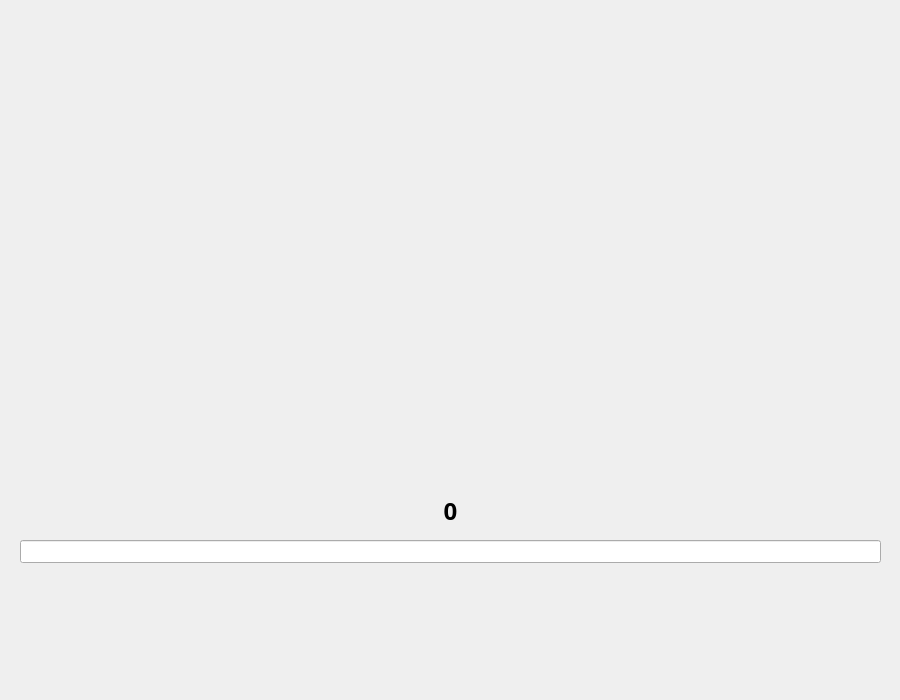
<?xml version="1.0" encoding="UTF-8"?>
<ui version="4.0">
 <class>SplashScreen</class>
 <widget class="QMainWindow" name="SplashScreen">
  <property name="geometry">
   <rect>
    <x>0</x>
    <y>0</y>
    <width>900</width>
    <height>700</height>
   </rect>
  </property>
  <property name="minimumSize">
   <size>
    <width>900</width>
    <height>700</height>
   </size>
  </property>
  <property name="maximumSize">
   <size>
    <width>900</width>
    <height>700</height>
   </size>
  </property>
  <property name="windowTitle">
   <string>LibTech</string>
  </property>
  <property name="windowIcon">
   <iconset resource="Pictures.qrc">
    <normaloff>:/new/prefix1/pics/LibTechLogo.png</normaloff>:/new/prefix1/pics/LibTechLogo.png</iconset>
  </property>
  <widget class="QWidget" name="centralwidget">
   <widget class="QLabel" name="Background">
    <property name="geometry">
     <rect>
      <x>0</x>
      <y>0</y>
      <width>900</width>
      <height>700</height>
     </rect>
    </property>
    <property name="minimumSize">
     <size>
      <width>900</width>
      <height>700</height>
     </size>
    </property>
    <property name="maximumSize">
     <size>
      <width>900</width>
      <height>700</height>
     </size>
    </property>
    <property name="text">
     <string/>
    </property>
    <property name="pixmap">
     <pixmap resource="Pictures.qrc">:/new/prefix1/pics/SplashScreen.png</pixmap>
    </property>
    <property name="scaledContents">
     <bool>true</bool>
    </property>
   </widget>
   <widget class="QProgressBar" name="progressBar">
    <property name="geometry">
     <rect>
      <x>20</x>
      <y>540</y>
      <width>861</width>
      <height>23</height>
     </rect>
    </property>
    <property name="styleSheet">
     <string notr="true">QProgressBar::chunk 
{
    background-color:rgb(225,0,0);


}</string>
    </property>
    <property name="maximum">
     <number>100</number>
    </property>
    <property name="value">
     <number>0</number>
    </property>
    <property name="textVisible">
     <bool>false</bool>
    </property>
   </widget>
   <widget class="QLabel" name="label_value">
    <property name="geometry">
     <rect>
      <x>430</x>
      <y>490</y>
      <width>41</width>
      <height>41</height>
     </rect>
    </property>
    <property name="font">
     <font>
      <family>Segoe UI Variable Small Semibol</family>
      <pointsize>18</pointsize>
      <italic>false</italic>
      <bold>true</bold>
     </font>
    </property>
    <property name="styleSheet">
     <string notr="true">font: 600 18pt &quot;Segoe UI Variable Small Semibol&quot;;
color: rgb(0, 0, 0);</string>
    </property>
    <property name="text">
     <string>0</string>
    </property>
    <property name="alignment">
     <set>Qt::AlignCenter</set>
    </property>
   </widget>
  </widget>
 </widget>
 <resources>
  <include location="Pictures.qrc"/>
 </resources>
 <connections/>
</ui>
